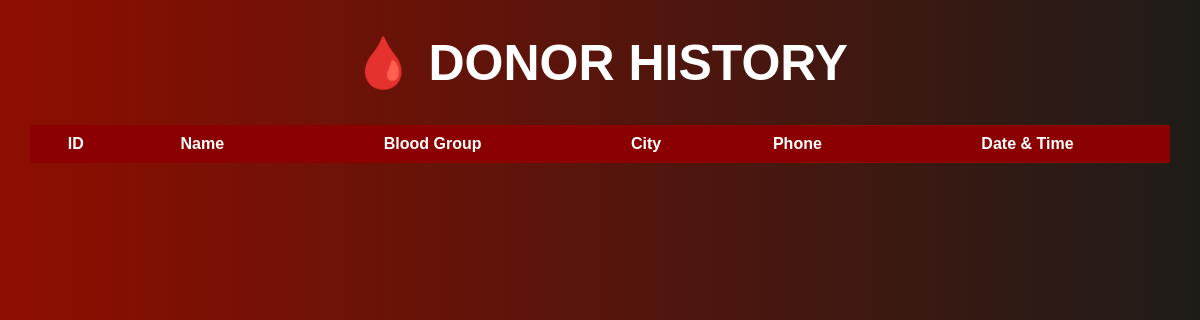
The page /donors (signed in) on the database as committed earlier.
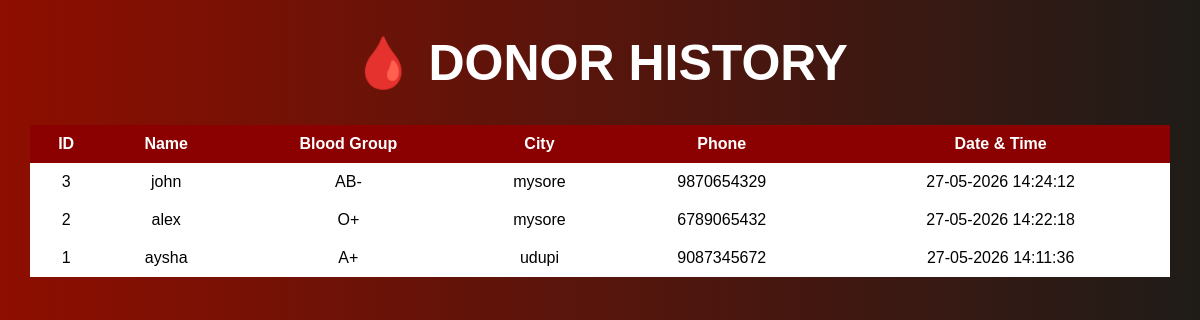
The same page on the database as committed later.
### tables this page shows
CREATE TABLE donors (
        id INTEGER PRIMARY KEY AUTOINCREMENT,
        name TEXT,
        blood_group TEXT,
        city TEXT,
        phone TEXT,
        date_time TEXT
    );

### app.py (the view)
@app.route("/donors")
def donors():
    if "user" not in session:
        return redirect("/login")
    conn = sqlite3.connect("donors.db")
    c = conn.cursor()
    c.execute("""
    SELECT * FROM donors
    ORDER BY id DESC
    """)
    data = c.fetchall()
    conn.close()
    return render_template("donors.html", data=data)

### templates/donors.html (shortened to what this page needs)
<!DOCTYPE html>
<html>
<head>
    <link rel="stylesheet" href="/static/style.css">
</head>
<body>
<h1>🩸 DONOR HISTORY</h1>
<table>
<tr>
<th>ID</th>
<th>Name</th>
<th>Blood Group</th>
<th>City</th>
<th>Phone</th>
<th>Date & Time</th>
</tr>
{% for d in data %}
<tr>
<td>{{ d[0] }}</td>
<td>{{ d[1] }}</td>
<td>{{ d[2] }}</td>
<td>{{ d[3] }}</td>
<td>{{ d[4] }}</td>
<td>{{ d[5] }}</td>
</tr>
{% endfor %}
</table>
</body>
</html>

### static/style.css (style rules this page uses)
body { margin: 0; font-family: Arial; background: linear-gradient(to right, #8e0e00, #1f1c18); color: white; text-align: center; }
h1 { font-size: 50px; }
table { width: 95%; margin: auto; margin-top: 20px; background: white; color: black; border-collapse: collapse; }
th { background: darkred; color: white; padding: 10px; }
td { padding: 10px; }

Rows that differ between the two databases and show on the page:
added donors: id "3", name "john", blood_group "AB-", city "mysore", phone "9870654329", date_time "27-05-2026 14:24:12"
added donors: id "2", name "alex", blood_group "O+", city "mysore", phone "6789065432", date_time "27-05-2026 14:22:18"
added donors: id "1", name "aysha", blood_group "A+", city "udupi", phone "9087345672", date_time "27-05-2026 14:11:36"
